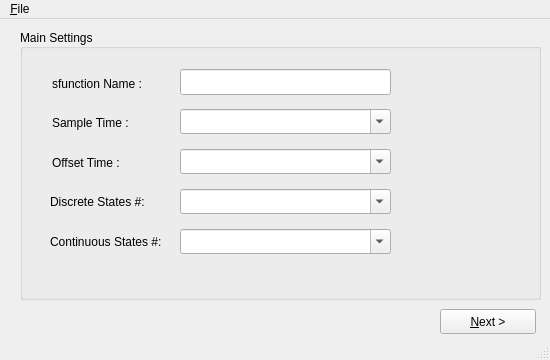
<ui version="4.0" >
 <author>Ali Pouladi</author>
 <class>MainWindow</class>
 <widget class="QMainWindow" name="MainWindow" >
  <property name="geometry" >
   <rect>
    <x>0</x>
    <y>0</y>
    <width>550</width>
    <height>360</height>
   </rect>
  </property>
  <property name="sizePolicy" >
   <sizepolicy vsizetype="Fixed" hsizetype="Fixed" >
    <horstretch>0</horstretch>
    <verstretch>0</verstretch>
   </sizepolicy>
  </property>
  <property name="minimumSize" >
   <size>
    <width>550</width>
    <height>360</height>
   </size>
  </property>
  <property name="maximumSize" >
   <size>
    <width>550</width>
    <height>360</height>
   </size>
  </property>
  <property name="windowTitle" >
   <string>Simulink sfunction Wizard - Step 1</string>
  </property>
  <property name="windowIcon" >
   <iconset resource="sfunctioner.qrc" >
    <normaloff>:/icons/resources/s.ico</normaloff>:/icons/resources/s.ico</iconset>
  </property>
  <property name="toolTip" >
   <string/>
  </property>
  <widget class="QWidget" name="centralwidget" >
   <widget class="QGroupBox" name="groupBoxMain" >
    <property name="geometry" >
     <rect>
      <x>20</x>
      <y>10</y>
      <width>521</width>
      <height>271</height>
     </rect>
    </property>
    <property name="title" >
     <string>Main Settings</string>
    </property>
    <property name="alignment" >
     <set>Qt::AlignLeading|Qt::AlignLeft|Qt::AlignVCenter</set>
    </property>
    <property name="flat" >
     <bool>false</bool>
    </property>
    <widget class="QLabel" name="labelName" >
     <property name="geometry" >
      <rect>
       <x>32</x>
       <y>42</y>
       <width>109</width>
       <height>26</height>
      </rect>
     </property>
     <property name="frameShape" >
      <enum>QFrame::NoFrame</enum>
     </property>
     <property name="frameShadow" >
      <enum>QFrame::Raised</enum>
     </property>
     <property name="text" >
      <string>sfunction Name :</string>
     </property>
     <property name="scaledContents" >
      <bool>false</bool>
     </property>
    </widget>
    <widget class="QLineEdit" name="lineEditName" >
     <property name="geometry" >
      <rect>
       <x>160</x>
       <y>40</y>
       <width>211</width>
       <height>26</height>
      </rect>
     </property>
    </widget>
    <widget class="QLabel" name="labelSampleTime" >
     <property name="geometry" >
      <rect>
       <x>32</x>
       <y>81</y>
       <width>82</width>
       <height>26</height>
      </rect>
     </property>
     <property name="frameShape" >
      <enum>QFrame::NoFrame</enum>
     </property>
     <property name="frameShadow" >
      <enum>QFrame::Raised</enum>
     </property>
     <property name="text" >
      <string>Sample Time :</string>
     </property>
     <property name="scaledContents" >
      <bool>false</bool>
     </property>
    </widget>
    <widget class="QComboBox" name="comboBoxSampleTime" >
     <property name="geometry" >
      <rect>
       <x>160</x>
       <y>80</y>
       <width>211</width>
       <height>25</height>
      </rect>
     </property>
     <property name="editable" >
      <bool>true</bool>
     </property>
    </widget>
    <widget class="QComboBox" name="comboBoxOffsetTime" >
     <property name="geometry" >
      <rect>
       <x>160</x>
       <y>120</y>
       <width>211</width>
       <height>25</height>
      </rect>
     </property>
     <property name="editable" >
      <bool>true</bool>
     </property>
    </widget>
    <widget class="QLabel" name="labelOffsetTime" >
     <property name="geometry" >
      <rect>
       <x>32</x>
       <y>121</y>
       <width>82</width>
       <height>26</height>
      </rect>
     </property>
     <property name="frameShape" >
      <enum>QFrame::NoFrame</enum>
     </property>
     <property name="frameShadow" >
      <enum>QFrame::Raised</enum>
     </property>
     <property name="text" >
      <string>Offset Time :</string>
     </property>
     <property name="scaledContents" >
      <bool>false</bool>
     </property>
    </widget>
    <widget class="QLabel" name="labelCont" >
     <property name="geometry" >
      <rect>
       <x>30</x>
       <y>200</y>
       <width>121</width>
       <height>26</height>
      </rect>
     </property>
     <property name="frameShape" >
      <enum>QFrame::NoFrame</enum>
     </property>
     <property name="frameShadow" >
      <enum>QFrame::Raised</enum>
     </property>
     <property name="text" >
      <string>Continuous States #:</string>
     </property>
     <property name="scaledContents" >
      <bool>false</bool>
     </property>
    </widget>
    <widget class="QComboBox" name="comboBoxCont" >
     <property name="geometry" >
      <rect>
       <x>160</x>
       <y>200</y>
       <width>211</width>
       <height>25</height>
      </rect>
     </property>
     <property name="editable" >
      <bool>true</bool>
     </property>
    </widget>
    <widget class="QLabel" name="labelDisc" >
     <property name="geometry" >
      <rect>
       <x>30</x>
       <y>160</y>
       <width>111</width>
       <height>26</height>
      </rect>
     </property>
     <property name="frameShape" >
      <enum>QFrame::NoFrame</enum>
     </property>
     <property name="frameShadow" >
      <enum>QFrame::Raised</enum>
     </property>
     <property name="text" >
      <string>Discrete States #:</string>
     </property>
     <property name="scaledContents" >
      <bool>false</bool>
     </property>
    </widget>
    <widget class="QComboBox" name="comboBoxDisc" >
     <property name="geometry" >
      <rect>
       <x>160</x>
       <y>160</y>
       <width>211</width>
       <height>25</height>
      </rect>
     </property>
     <property name="editable" >
      <bool>true</bool>
     </property>
    </widget>
   </widget>
   <widget class="QPushButton" name="pushButtonNext" >
    <property name="geometry" >
     <rect>
      <x>440</x>
      <y>290</y>
      <width>96</width>
      <height>25</height>
     </rect>
    </property>
    <property name="text" >
     <string>&amp;Next ></string>
    </property>
   </widget>
  </widget>
  <widget class="QMenuBar" name="menubar" >
   <property name="geometry" >
    <rect>
     <x>0</x>
     <y>0</y>
     <width>550</width>
     <height>22</height>
    </rect>
   </property>
   <widget class="QMenu" name="menuMenu" >
    <property name="title" >
     <string>&amp;File</string>
    </property>
    <addaction name="actionAbout" />
    <addaction name="actionAbout_Qt" />
    <addaction name="separator" />
    <addaction name="actionExit" />
   </widget>
   <addaction name="menuMenu" />
  </widget>
  <widget class="QStatusBar" name="statusbar" />
  <action name="actionExit" >
   <property name="text" >
    <string>E&amp;xit</string>
   </property>
  </action>
  <action name="actionAbout" >
   <property name="text" >
    <string>&amp;About</string>
   </property>
  </action>
  <action name="actionAbout_Qt" >
   <property name="text" >
    <string>About &amp;Qt</string>
   </property>
  </action>
 </widget>
 <resources>
  <include location="sfunctioner.qrc" />
 </resources>
 <connections>
  <connection>
   <sender>actionExit</sender>
   <signal>activated()</signal>
   <receiver>MainWindow</receiver>
   <slot>close()</slot>
   <hints>
    <hint type="sourcelabel" >
     <x>-1</x>
     <y>-1</y>
    </hint>
    <hint type="destinationlabel" >
     <x>235</x>
     <y>116</y>
    </hint>
   </hints>
  </connection>
 </connections>
</ui>
